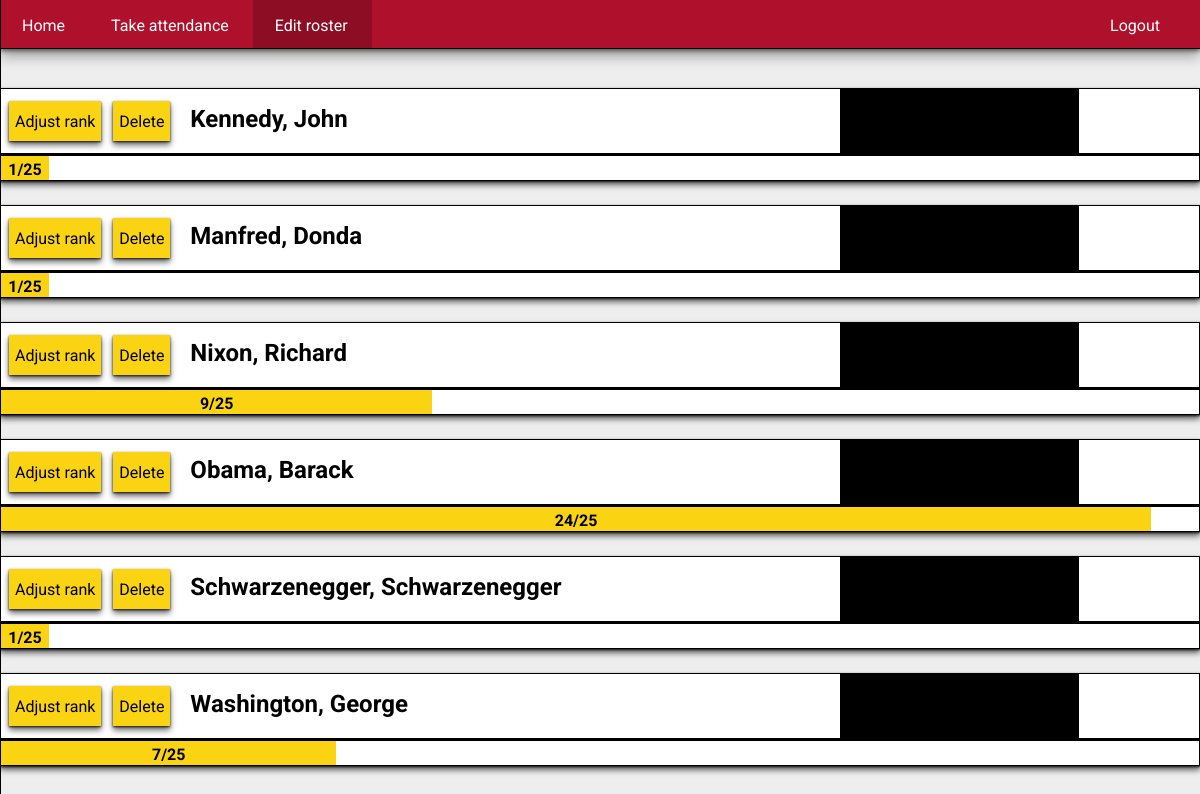
Screenshot of /edit (signed in) with the database file from the repository.
### tables this page shows
CREATE TABLE cadets(id INTEGER NOT NULL PRIMARY KEY, last_name TEXT NOT NULL, first_name TEXT NOT NULL, attendance_current_rank INTEGER NOT NULL, attendance_total INTEGER NOT NULL, time INTEGER NOT NULL DEFAULT CURRENT_DATE, rank TEXT NOT NULL DEFAULT "white", CONSTRAINT unq UNIQUE (last_name, first_name));

### application.py (the view)
@app.route("/edit", methods = ["GET", "POST"])
@login_required
def edit():
    if request.method == "POST":
        return error("wow you got here by post somehow")
    else:
        cadets = c.execute("SELECT * FROM cadets ORDER BY last_name ASC")
        return render_template("edit.html", cadets = cadets)

### application.py (called while the page is built)
def login_required(f):
    @wraps(f)
    def decorated_function(*args, **kwargs):
        if session.get("user_id") is None:
            return redirect(url_for("login", next=request.url))
        return f(*args, **kwargs)
    return decorated_function

### templates/edit.html (shortened to what this page needs)
{% extends "layout.html" %}
{% set active_page = "edit" %}
{% block main %}
    {% for cadet in cadets %}
        <div class="card">
            <div class="cadet_info" id="{{ cadet.rank }}">
                <a href="/adjust_rank/{{cadet.first_name}},{{cadet.last_name}}"/><button class="adjust_rank belt_button">Adjust rank</button></a>
                <a href="/delete/{{cadet.first_name}},{{cadet.last_name}}"/><button class="belt_button">Delete</button></a>
                <span class="important belt_names">{{ cadet.last_name.capitalize() }},  {{ cadet.first_name.capitalize() }}</span>
                <div class="stripes_bar">
                </div>
            </div>
            <div class="progress_bar">
                <div class="progress_fill" style="width: {{ ((cadet.attendance_current_rank % 25)/25)*100|round(1) }}%">
                    {{ cadet.attendance_current_rank % 25 }}/25
                </div>
            </div>
        </div>
    {% endfor %}
{% endblock %}

### static/stylesheet/styles.css (style rules this page uses)
body { background-color:#EEEEEE; margin:0; padding:0; font-family: "Roboto", "Noto Sans", sans-serif; font-size: 16px; box-sizing: border-box; }
button { font-size:16px; font-family:"Roboto", "Noto Sans", sans-serif; border:none; box-shadow: 0 1px 2px 0 rgba(0, 0, 0, .8), 0 4px 6px 0 rgba(0, 0, 0, .6); background-color:#FAD312; color: black; height:40px; min-width: 40px; margin:0 16px 0 8px; }
.adjust_rank { margin-right:0; margin-left:8px; }
a { color:white; text-decoration: none; }
.cadet_info { border:1px solid black; position:relative; margin-top:24px; padding-top:12px; height:52px; }
.card { max-width: 1200px; margin:auto; box-shadow: 0 1px 2px 0 rgba(0, 0, 0, .8), 0 4px 6px 0 rgba(0, 0, 0, .6); }
.stripes_bar { position:absolute; top:0; right:10%; background-color: #000000; height:65px; width: 20%; }
.progress_bar { background-color: #FFFFFF; position: relative; height: 24px; border:solid black; border-width:2 1px 1px 1px; }
.progress_fill { position:absolute; font-weight:bold; text-align:center; background-color:#FAD312; padding-top:4px; height:20px; }
#white { background-color:#FFFFFF; }
.important { font-size:24px; font-weight: bold; }

### rows the page displays
cadets: last_name "Kennedy", first_name "John", cadet.attendance_current_rank%25 "1"
cadets: last_name "Manfred", first_name "Donda", cadet.attendance_current_rank%25 "1"
cadets: last_name "Nixon", first_name "Richard", cadet.attendance_current_rank%25 "9"
cadets: last_name "Obama", first_name "Barack", cadet.attendance_current_rank%25 "24"
cadets: last_name "Schwarzenegger", first_name "Schwarzenegger", cadet.attendance_current_rank%25 "1"
cadets: last_name "Washington", first_name "George", cadet.attendance_current_rank%25 "7"

### other values shown
{{ caption|e }} "Home" "Take attendance" "Edit roster"
{{ caption|e }} "Logout"
